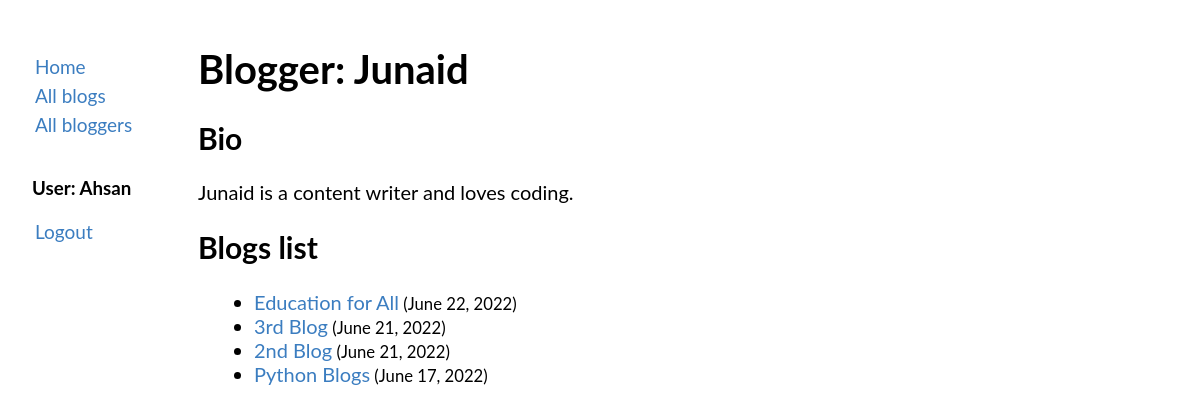
The page /blog/blogger/2/ (signed in) on the database its author committed.
### blog/models.py (models this page shows, shortened)
class BlogAuthor(models.Model):
    user = models.OneToOneField(User, on_delete=models.CASCADE, primary_key=True)
    author_name = models.CharField(max_length=200)
    author_bio = models.TextField()

class Blog(models.Model):
    author = models.ForeignKey(BlogAuthor, on_delete=models.CASCADE, related_name='blogs')
    blog_name = models.CharField(max_length=200)
    blog_desc = models.TextField()
    post_date = models.DateTimeField(auto_now_add=True)
    class Meta:
        ordering = ['-post_date']

### blog/views.py (the view)
# urls.py: path('blog/blogger/<int:pk>/', views.BloggersDetailView.as_view(), name='bloggersdetails'),
class BloggersDetailView(generic.DetailView):
    model = BlogAuthor
    template_name = 'blog/bloggersdetails.html'

### blog/templates/blog/bloggersdetails.html
{% extends "blog/base.html" %}
{% block content %}
<h1>Blogger: {{ blogauthor.author_name }}</h1>
<h2>Bio</h2>
{{ blogauthor.author_bio }}
<h2>Blogs list</h2>
<ul>
{% for x in blogauthor.blogs.all %}
    <li><a href="{% url 'blog:blogsdetails' x.id%}">{{ x.blog_name }}</a><small> ({{ x.post_date | date }})</small></li>
{% endfor %}
</ul>
{% endblock content %}

### blog/templates/blog/base.html (shortened to what this page needs)
<!DOCTYPE html>
<html lang="en">
<head>
</head>
<body>
<div class="sidenav">
<ul class="nb">
    <li><a href="{% url 'blog:index' %}">Home</a></li>
    <li><a href="{% url 'blog:blogs' %}">All blogs</a></li>
    <li><a href="{% url 'blog:bloggers' %}">All bloggers</a></li><br>
    {% if user.is_authenticated %}
        <h3>User: {{ user }}</h3>
    <li><a href="{% url 'logout'%}?next={{ request.path }}">Logout</a></li>
    {% else %}
   <li><a href="{% url 'login'%}?next={{ request.path }}">Login</a></li>
    {% endif %}
</ul>
</div>
<div class="main">
  {% block content %}{% endblock content %}
</div>
</body>
</html>

### rows shown on the page
BlogAuthor: author_name "Junaid", author_bio "Junaid is a content writer and loves coding."
Blog: blog_name "Education for All", post_date "June 22, 2022"
Blog: blog_name "3rd Blog", post_date "June 21, 2022"
Blog: blog_name "2nd Blog", post_date "June 21, 2022"
Blog: blog_name "Python Blogs", post_date "June 17, 2022"

### other values the page prints
{{ user }} "Ahsan"
